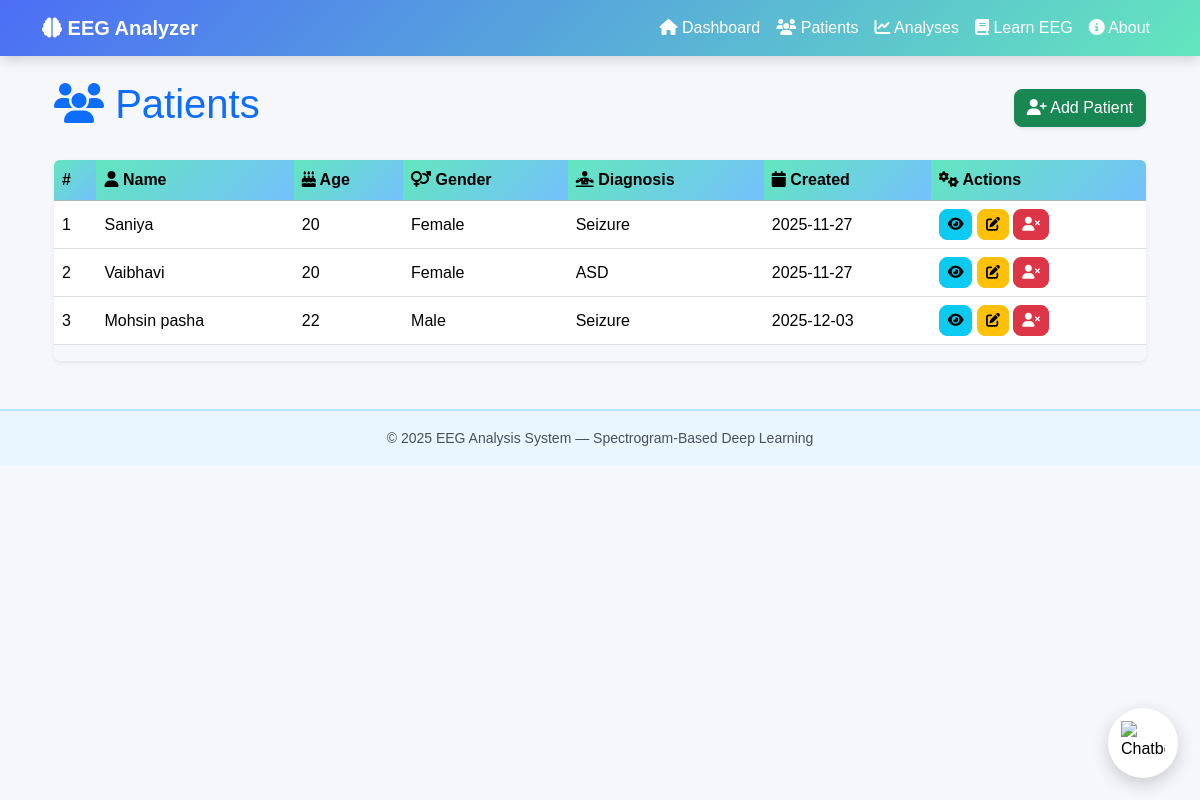
Page /patients on the committed database.
### app.py (models this page shows)
class Patient(db.Model):
    id = db.Column(db.Integer, primary_key=True)
    name = db.Column(db.String(100), nullable=False)
    age = db.Column(db.Integer, nullable=False)
    gender = db.Column(db.String(20), nullable=False)
    diagnosis = db.Column(db.String(100))
    created_at = db.Column(db.DateTime, default=datetime.utcnow)
    eeg_records = db.relationship('EEGRecord', backref='patient', lazy=True, cascade='all, delete-orphan')

### app.py (the view)
@app.route('/patients')
def patients():
    all_patients = Patient.query.all()
    return render_template('patients.html', patients=all_patients)

### templates/patients.html (shortened to what this page needs)
{% extends 'base.html' %}
{% block content %}
<div class="container mt-4">
  <div class="d-flex justify-content-between align-items-center mb-4">
    <h1 class="display-6 text-primary">
      <i class="fas fa-users"></i> Patients
    </h1>
    <a href="{{ url_for('add_patient') }}" class="btn btn-success shadow-sm">
      <i class="fas fa-user-plus"></i> Add Patient
    </a>
  </div>
  {% if patients %}
  <div class="table-responsive shadow-sm rounded">
    <table class="table table-hover align-middle">
      <thead class="table-success">
        <tr>
          <th>#</th>
          <th><i class="fas fa-user"></i> Name</th>
          <th><i class="fas fa-birthday-cake"></i> Age</th>
          <th><i class="fas fa-venus-mars"></i> Gender</th>
          <th><i class="fas fa-diagnoses"></i> Diagnosis</th>
          <th><i class="fas fa-calendar"></i> Created</th>
          <th><i class="fas fa-cogs"></i> Actions</th>
        </tr>
      </thead>
      <tbody>
        {% for patient in patients %}
        <tr>
          <td>{{ loop.index }}</td>
          <td>{{ patient.name }}</td>
          <td>{{ patient.age }}</td>
          <td>{{ patient.gender }}</td>
          <td>{{ patient.diagnosis or "N/A" }}</td>
          <td>{{ patient.created_at.strftime('%Y-%m-%d') }}</td>
          <td>
            <a href="{{ url_for('patient_detail', id=patient.id) }}" class="btn btn-sm btn-info">
              <i class="fas fa-eye"></i>
            </a>
            <a href="{{ url_for('update_patient', id=patient.id) }}" class="btn btn-sm btn-warning">
              <i class="fas fa-edit"></i>
            </a>
            <a href="{{ url_for('delete_patient', id=patient.id) }}" class="btn btn-sm btn-danger"
              onclick="return confirm('Are you sure you want to delete this patient?');">
              <i class="fas fa-user-times"></i>
            </a>
          </td>
        </tr>
        {% endfor %}
      </tbody>
    </table>
  </div>
  {% endif %}
</div>
{% endblock %}

### templates/base.html (style rules this page uses)
body { background-color: #f5f7fa; font-family: "Poppins", sans-serif; color: #212529; }

### templates/patients.html (style rules this page uses)
.btn { transition: all 0.2s ease; border-radius: 8px; }
table thead th { font-weight: 600; background: linear-gradient(135deg, #63e6be, #74c0fc); color: white; }

### rows in the picture
Patient: name "Saniya", age "20", gender "Female", diagnosis "Seizure", created_at "2025-11-27"
Patient: name "Vaibhavi", age "20", gender "Female", diagnosis "ASD", created_at "2025-11-27"
Patient: name "Mohsin pasha", age "22", gender "Male", diagnosis "Seizure", created_at "2025-12-03"
